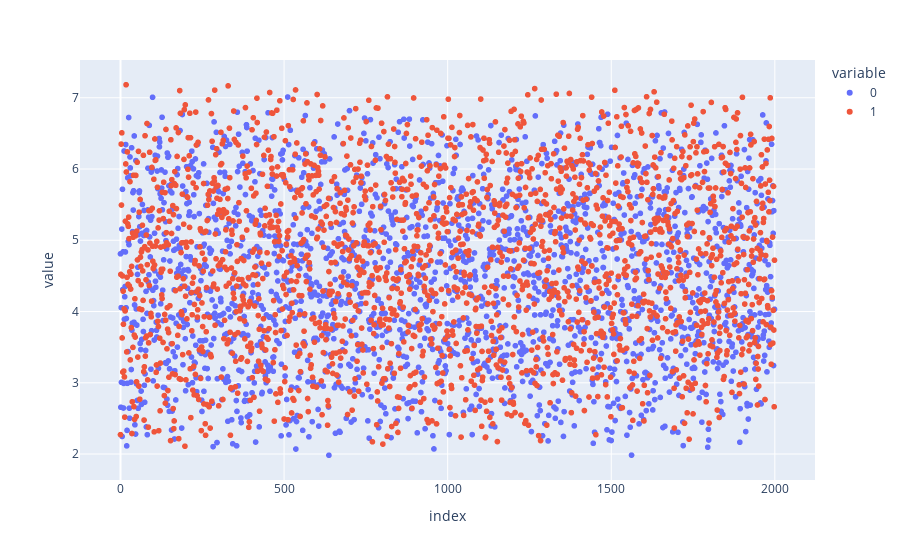

Source (notebook cell):
### Code cell
fig = px.scatter(
        projections_umap
    )
fig.show()

### Figure 1 — Plotly figure (JSON) as saved in the notebook; plotly's stock layout.template omitted (floating-point values rounded to 4 significant figures; data arrays with more than 128 entries replaced by an {"elided": "..."} marker saying what was removed)
{"data": [{"hovertemplate": "variable=0<br>index=%{x}<br>value=%{y}<extra></extra>", "legendgroup": "0", "marker": {"color": "#636efa", "symbol": "circle"}, "mode": "markers", "name": "0", "showlegend": true, "type": "scattergl", "x": {"elided": "2000 int values"}, "xaxis": "x", "y": {"elided": "2000 float values"}, "yaxis": "y"}, {"hovertemplate": "variable=1<br>index=%{x}<br>value=%{y}<extra></extra>", "legendgroup": "1", "marker": {"color": "#EF553B", "symbol": "circle"}, "mode": "markers", "name": "1", "showlegend": true, "type": "scattergl", "x": {"elided": "2000 int values"}, "xaxis": "x", "y": {"elided": "2000 float values"}, "yaxis": "y"}], "layout": {"legend": {"title": {"text": "variable"}, "tracegroupgap": 0}, "margin": {"t": 60}, "xaxis": {"anchor": "y", "domain": [0, 1], "title": {"text": "index"}}, "yaxis": {"anchor": "x", "domain": [0, 1], "title": {"text": "value"}}}}
